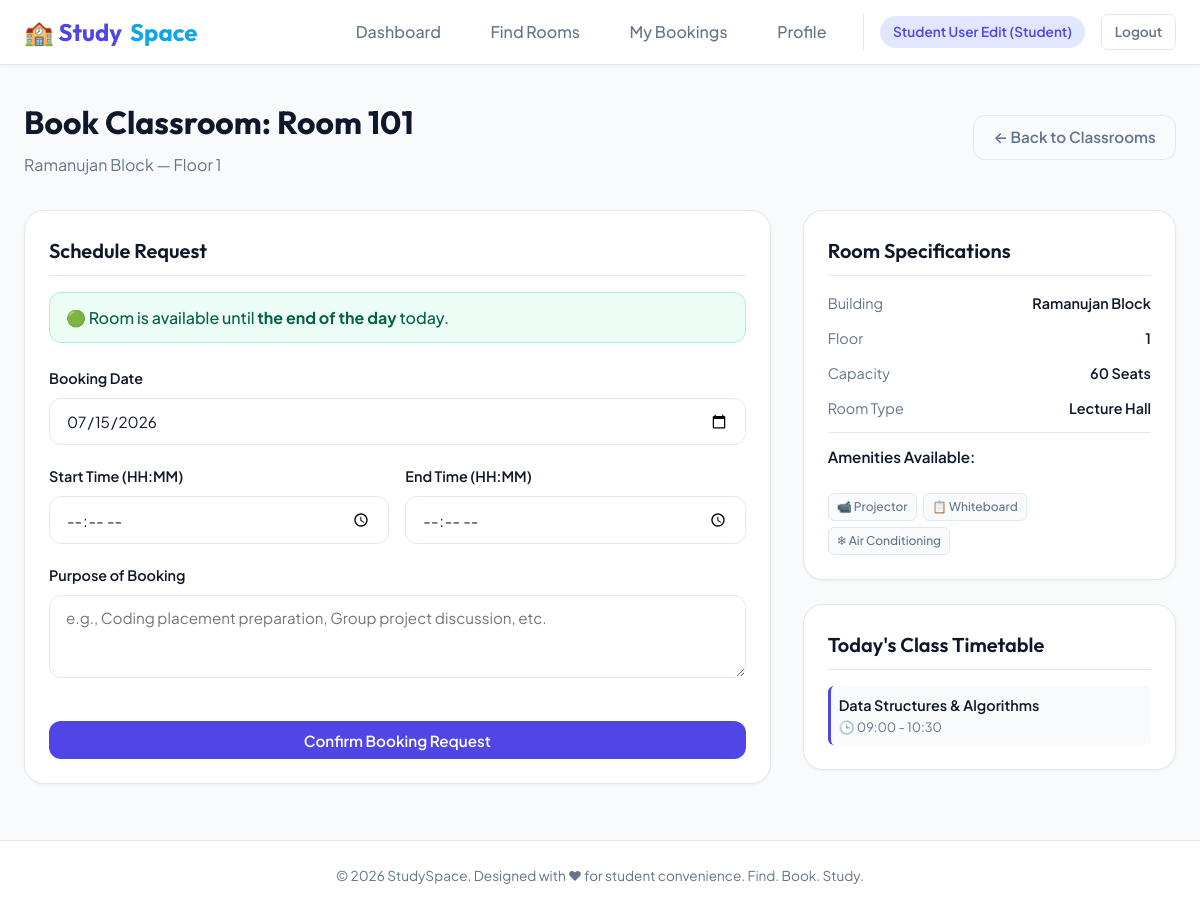
The page /book/1 (signed in) on the database its author committed.
### tables this page shows
CREATE TABLE classrooms (
    room_id INTEGER PRIMARY KEY AUTOINCREMENT,
    room_number TEXT UNIQUE NOT NULL,
    building TEXT NOT NULL,
    floor INTEGER NOT NULL,
    capacity INTEGER NOT NULL,
    room_type TEXT NOT NULL, -- e.g. 'Lecture Hall', 'Seminar Room', 'Discussion Room', 'Lab'
    projector INTEGER NOT NULL DEFAULT 0, -- 0 for No, 1 for Yes
    whiteboard INTEGER NOT NULL DEFAULT 1, -- 0 for No, 1 for Yes
    ac INTEGER NOT NULL DEFAULT 0, -- 0 for No, 1 for Yes
    status TEXT NOT NULL DEFAULT 'Available' CHECK(status IN ('Available', 'Occupied', 'Maintenance'))
);

CREATE TABLE timetable (
    timetable_id INTEGER PRIMARY KEY AUTOINCREMENT,
    room_id INTEGER NOT NULL,
    day TEXT NOT NULL CHECK(day IN ('Monday', 'Tuesday', 'Wednesday', 'Thursday', 'Friday', 'Saturday', 'Sunday')),
    start_time TEXT NOT NULL, -- Format: HH:MM (24-hour style, e.g., '09:00')
    end_time TEXT NOT NULL,   -- Format: HH:MM (24-hour style, e.g., '10:00')
    subject TEXT NOT NULL,
    FOREIGN KEY(room_id) REFERENCES classrooms(room_id) ON DELETE CASCADE
);

### app.py (the view, shortened to what this page needs)
@app.route('/book/<int:room_id>', methods=['GET', 'POST'])
@login_required(role='student')
def book(room_id):
    classroom = query_db("SELECT * FROM classrooms WHERE room_id = ?", (room_id,), one=True)
    if not classroom:
        flash('The requested classroom does not exist.', 'error')
        return redirect(url_for('classrooms'))
    today = date.today()
    today_str = today.strftime("%Y-%m-%d")
    day_of_week = today.strftime("%A")
    now_time_str = datetime.now().strftime("%H:%M")
    today_timetable = query_db(
        "SELECT * FROM timetable WHERE room_id = ? AND day = ? ORDER BY start_time ASC",
        (room_id, day_of_week)
    )
    today_bookings = query_db(
        "SELECT * FROM bookings WHERE room_id = ? AND booking_date = ? AND status = 'Approved' ORDER BY start_time ASC",
        (room_id, today_str)
    )
    busy_slots = []
    for slot in today_timetable:
        busy_slots.append({'start': slot['start_time'], 'end': slot['end_time']})
    for slot in today_bookings:
        busy_slots.append({'start': slot['start_time'], 'end': slot['end_time']})
    busy_slots = sorted(busy_slots, key=lambda x: x['start'])
    available_until = "the end of the day"
    for slot in busy_slots:
        if slot['start'] > now_time_str:
            available_until = slot['start']
            break
    url_date = request.args.get('date')
    url_start = request.args.get('start')
    url_end = request.args.get('end')
    form_data = {
        'booking_date': url_date or today_str,
        'start_time': url_start or '',
        'end_time': url_end or '',
        'purpose': ''
    }
    return render_template(
        'booking.html',
        classroom=classroom,
        today_timetable=today_timetable,
        available_until=available_until,
        form_data=form_data
    )

### app.py (called while the page is built)
def get_db():
    db = getattr(g, '_database', None)
    if db is None:
        db = g._database = sqlite3.connect(DATABASE)
        db.row_factory = sqlite3.Row  # Access columns by name
    return db

def query_db(query, args=(), one=False):
    cur = get_db().execute(query, args)
    rv = cur.fetchall()
    cur.close()
    return (rv[0] if rv else None) if one else rv

def login_required(role=None):
    def decorator(f):
        from functools import wraps
        @wraps(f)
        def decorated_function(*args, **kwargs):
            if 'user_id' not in session:
                flash('Please log in to access this page.', 'error')
                return redirect(url_for('login'))
            if role and session.get('role') != role:
                flash('Access denied. Insufficient permissions.', 'error')
                return redirect(url_for('index'))
            return f(*args, **kwargs)
        return decorated_function
    return decorator

### templates/booking.html (shortened to what this page needs)
{% extends 'base.html' %}
{% block content %}
<div class="page-header">
    <div>
        <h1 class="page-title">Book Classroom: Room {{ classroom.room_number }}</h1>
        <p class="page-subtitle">{{ classroom.building }} — Floor {{ classroom.floor }}</p>
    </div>
    <a href="/classrooms" class="btn btn-outline">← Back to Classrooms</a>
</div>
<div class="dashboard-layout">
    <div class="dashboard-column">
        <div class="section-card">
            <h2 class="section-title">Schedule Request</h2>
            {% if available_until %}
                <div class="availability-indicator">
                    🟢 Room is available until <strong>{{ available_until }}</strong> today.
                </div>
            {% endif %}
            <form action="/book/{{ classroom.room_id }}" method="POST" id="booking-form">
                <div class="form-group">
                    <label for="booking_date" class="form-label">Booking Date</label>
                    <input type="date" id="booking_date" name="booking_date" class="form-control" value="{{ form_data.booking_date or '' }}" required>
                </div>
                <div class="form-row">
                    <div class="form-group">
                        <label for="start_time" class="form-label">Start Time (HH:MM)</label>
                        <input type="time" id="start_time" name="start_time" class="form-control" value="{{ form_data.start_time or '' }}" required>
                    </div>
                    <div class="form-group">
                        <label for="end_time" class="form-label">End Time (HH:MM)</label>
                        <input type="time" id="end_time" name="end_time" class="form-control" value="{{ form_data.end_time or '' }}" required>
                    </div>
                </div>
                <div class="form-group">
                    <label for="purpose" class="form-label">Purpose of Booking</label>
                    <textarea id="purpose" name="purpose" class="form-control" rows="3" placeholder="e.g., Coding placement preparation, Group project discussion, etc." required>{{ form_data.purpose or '' }}</textarea>
                </div>
                <button type="submit" class="btn btn-primary" style="width: 100%; margin-top: 1rem;">Confirm Booking Request</button>
            </form>
        </div>
    </div>
    <div class="dashboard-sidebar">
        <div class="section-card">
            <h2 class="section-title">Room Specifications</h2>
            <div style="display: flex; flex-direction: column; gap: 0.75rem; font-size: 0.95rem;">
                <div class="room-detail-row">
                    <span class="room-detail-label">Building</span>
                    <span class="room-detail-value">{{ classroom.building }}</span>
                </div>
                <div class="room-detail-row">
                    <span class="room-detail-label">Floor</span>
                    <span class="room-detail-value">{{ classroom.floor }}</span>
                </div>
                <div class="room-detail-row">
                    <span class="room-detail-label">Capacity</span>
                    <span class="room-detail-value">{{ classroom.capacity }} Seats</span>
                </div>
                <div class="room-detail-row">
                    <span class="room-detail-label">Room Type</span>
                    <span class="room-detail-value">{{ classroom.room_type }}</span>
                </div>
                <hr style="border: 0; border-top: 1px solid var(--border);">
                <div style="font-weight: 600; margin-bottom: 0.25rem;">Amenities Available:</div>
                <div class="room-amenities">
                    {% if classroom.projector %}
                        <span class="amenity-badge">📹 Projector</span>
                    {% endif %}
                    {% if classroom.whiteboard %}
                        <span class="amenity-badge">📋 Whiteboard</span>
                    {% endif %}
                    {% if classroom.ac %}
                        <span class="amenity-badge">❄ Air Conditioning</span>
                    {% else %}
                        <span class="amenity-badge">💨 Natural AC (AC not available)</span>
                    {% endif %}
                </div>
            </div>
        </div>
        <div class="section-card">
            <h2 class="section-title">Today's Class Timetable</h2>
            {% if today_timetable %}
                <div style="display: flex; flex-direction: column; gap: 0.5rem;">
                    {% for class in today_timetable %}
                        <div style="font-size: 0.9rem; padding: 0.5rem; background-color: var(--bg-main); border-radius: var(--radius-sm); border-left: 3px solid var(--primary);">
                            <div style="font-weight: 600; color: var(--text-main);">{{ class.subject }}</div>
                            <div style="font-size: 0.8rem; color: var(--text-muted);">🕒 {{ class.start_time }} - {{ class.end_time }}</div>
                        </div>
                    {% endfor %}
                </div>
            {% else %}
                <p style="font-size: 0.9rem; color: var(--text-muted);">No standard classes scheduled for this classroom today.</p>
            {% endif %}
        </div>
    </div>
</div>
{% endblock %}

### static/css/style.css (style rules this page uses)
:root { --primary: #4f46e5; --primary-hover: #4338ca; --primary-light: #e0e7ff; --secondary: #0ea5e9; --secondary-hover: #0284c7; --accent: #f59e0b; --success: #10b981; --success-light: #d1fae5; --danger: #ef4444; --danger-light: #fee2e2; --warning: #f59e0b; --warning-light: #fef3c7; --bg-main: #f8fafc; --bg-card: #ffffff; --text-main: #0f172a; --text-muted: #64748b; --border: #e2e8f0; --radius-sm: 6px; --radius-md: 12px; --radius-lg: 20px; --shadow-sm: 0 1px 3px rgba(0, 0, 0, 0.05); --shadow-md: 0 4px 6px -1px rgba(0, 0, 0, 0.05), 0 2px 4px -2px rgba(0, 0, 0, 0.05); --shadow-lg: 0 10px 15px -3px rgba(0, 0, 0, 0.08), 0 4px 6px -4px rgba(0, 0, 0, 0.08); --transition: all 0.25s cubic-bezier(0.4, 0, 0.2, 1); --max-width: 1200px; }
* { margin: 0; padding: 0; box-sizing: border-box; }
body { font-family: 'Plus Jakarta Sans', -apple-system, BlinkMacSystemFont, "Segoe UI", Roboto, sans-serif; background-color: var(--bg-main); color: var(--text-main); line-height: 1.6; display: flex; flex-direction: column; min-height: 100vh; }
a { color: inherit; text-decoration: none; transition: var(--transition); }
button, .btn { font-family: inherit; cursor: pointer; border: none; outline: none; transition: var(--transition); }
.btn { display: inline-flex; align-items: center; justify-content: center; gap: 0.5rem; padding: 0.6rem 1.2rem; font-size: 0.95rem; font-weight: 600; border-radius: var(--radius-md); text-align: center; }
.btn-primary { background-color: var(--primary); color: #ffffff; }
.btn-outline { background-color: transparent; color: var(--text-muted); border: 1.5px solid var(--border); }
.page-header { margin-bottom: 2rem; display: flex; justify-content: space-between; align-items: center; flex-wrap: wrap; gap: 1rem; }
.page-title { font-family: 'Outfit', sans-serif; font-size: 2rem; font-weight: 700; color: var(--text-main); }
.page-subtitle { color: var(--text-muted); margin-top: 0.25rem; }
.form-group { margin-bottom: 1.25rem; }
.form-label { display: block; font-weight: 600; margin-bottom: 0.5rem; font-size: 0.9rem; color: var(--text-main); }
.form-control { width: 100%; padding: 0.75rem 1rem; border-radius: var(--radius-md); border: 1.5px solid var(--border); background-color: #ffffff; color: var(--text-main); font-family: inherit; font-size: 0.95rem; transition: var(--transition); }
.form-row { display: grid; grid-template-columns: 1fr 1fr; gap: 1rem; }
.dashboard-layout { display: grid; grid-template-columns: 2fr 1fr; gap: 2rem; }
.section-card { background-color: var(--bg-card); border: 1px solid var(--border); border-radius: var(--radius-lg); padding: 1.5rem; margin-bottom: 1.5rem; box-shadow: var(--shadow-sm); }
.section-title { font-family: 'Outfit', sans-serif; font-size: 1.25rem; font-weight: 600; margin-bottom: 1rem; padding-bottom: 0.5rem; border-bottom: 1px solid var(--border); color: var(--text-main); display: flex; justify-content: space-between; align-items: center; }
.room-detail-row { display: flex; justify-content: space-between; font-size: 0.9rem; }
.room-detail-label { color: var(--text-muted); }
.room-detail-value { font-weight: 600; }
.room-amenities { display: flex; flex-wrap: wrap; gap: 0.4rem; margin-top: 0.5rem; }
.amenity-badge { background-color: var(--bg-main); color: var(--text-muted); font-size: 0.75rem; padding: 0.2rem 0.5rem; border-radius: var(--radius-sm); border: 1px solid var(--border); font-weight: 500; }
.availability-indicator { padding: 0.75rem 1rem; border-radius: var(--radius-md); background-color: #ecfdf5; border: 1px solid #a7f3d0; color: #065f46; margin-bottom: 1.5rem; font-weight: 500; }

### rows shown on the page
classrooms: room_number "101", building "Ramanujan Block", floor "1", capacity "60", room_type "Lecture Hall"
timetable: subject "Data Structures & Algorithms", start_time "09:00", end_time "10:30"

### other values the page prints
{{ session.name }} "Student User Edit"
{{ session.role | title }} "Student"
{{ available_until }} "the end of the day"
